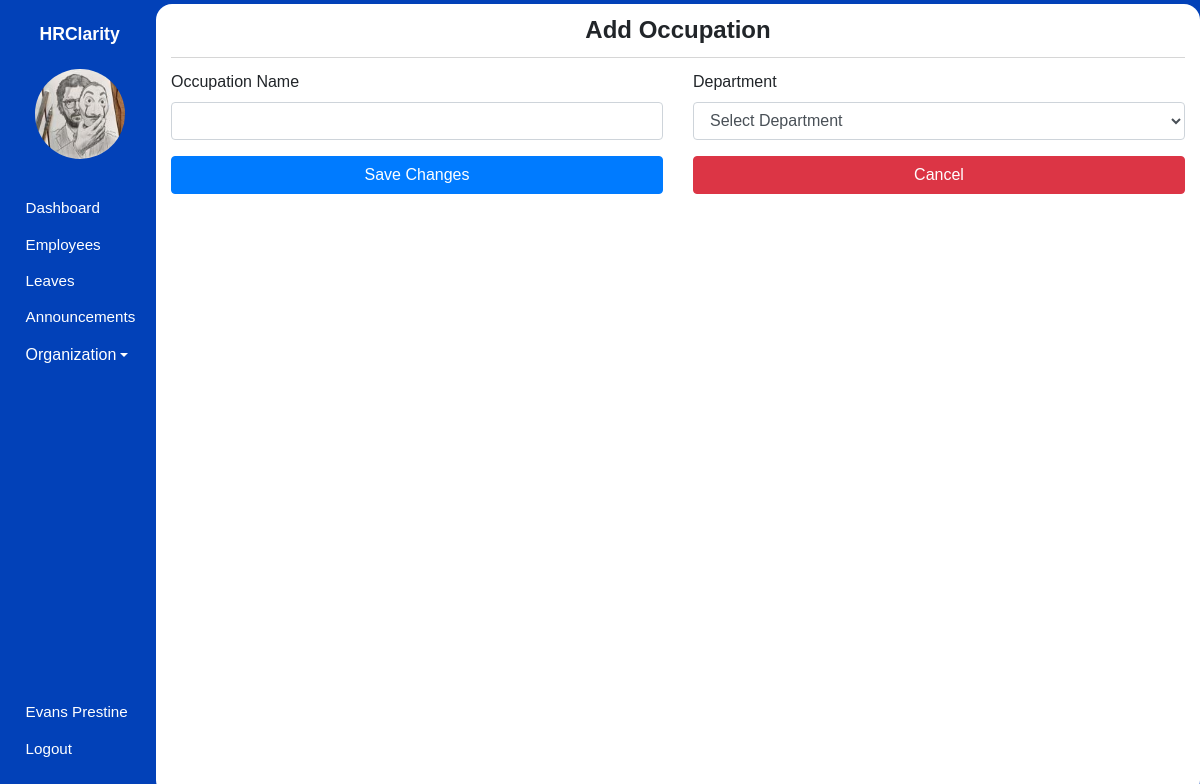
Page /admin/occupations/add (signed in) on the committed database.
### hrms/models.py (models this page shows, shortened)
class User(db.Model, UserMixin):
    id = db.Column(db.Integer, primary_key=True)
    first_name = db.Column(db.String(80), nullable=False)
    last_name = db.Column(db.String(120), nullable=False)
    dob = db.Column(db.Date, nullable=False)
    gender = db.Column(db.String(7), nullable=False)
    email_address = db.Column(db.String(120), nullable=False)
    phone_number = db.Column(db.String(20), nullable=False)
    national_id = db.Column(db.Integer, nullable=False)
    user_level = db.Column(db.Integer, nullable=False, default=1)
    user_type = db.Column(db.String(10), nullable=False, default='employee')
    password = db.Column(db.String(60), nullable=False)
    image_file = db.Column(db.String(20), nullable=False, default='default.jpg')
    leaves = db.relationship('Leave')
    occupation_id = db.Column(db.Integer, db.ForeignKey('occupation.id'), nullable=False)

### hrms/organization/routes.py (the view)
@organization.route('/admin/occupations/add', methods=['GET', 'POST'])
@login_required
def add_occupation():
    form = OccupationForm()
    if form.validate_on_submit():
        occupation = Occupation(name=form.name.data, department_id = form.department_id.data)
        db.session.add(occupation)
        db.session.commit()
        flash('Occupation was added successfully!', 'success')
        return redirect(url_for('organization.occupations'))
    return render_template('admin/add_occupation.html', page_title='Add Occupation', form=form, user=current_user)

### hrms/organization/forms.py
class OccupationForm(FlaskForm):
    name = StringField('Occupation Name', validators=[DataRequired()], render_kw={"class":"form-control"})
    department_id = SelectField('Department', validators=[DataRequired()], render_kw={"class":"form-control"})
    submit = SubmitField('Save Changes', render_kw={"class":"btn btn-primary btn-block"})
    def __init__(self):
        super(OccupationForm, self).__init__()
        departments = Department.query.all()
        self.department_id.choices = [('none_selected', 'Select Department')] + [(str(dept.id), dept.name) for dept in departments]

### hrms/models.py (called while the page is built)
@login_manager.user_loader
def load_user(user_id):
    user = User.query.filter_by(id=user_id).first()
    return user

### hrms/templates/admin/add_occupation.html (shortened to what this page needs)
{% extends "main_layout.html" %} {% block body %}
<section class="app">
  {% include 'admin/aside.html' %}
  <main>
    <div class="main_container container-fluid login">
      <div class="body">
        <form action="" method="post">
          <h1>{{ page_title }}</h1>
          <div class="row">
            <div class="col">
              <div class="form-group">
                {{ form.name.label }} {% if form.name.errors %} {{ form.name }}
                {% for error in form.name.errors %}
                <span class="text-danger">{{ error }}</span>
                {% endfor %} {% else %} {{ form.name }} {% endif %}
              </div>
            </div>
            <div class="col">
              <div class="form-group">
                {{ form.department_id.label }} {% if form.department_id.errors
                %} {{ form.department_id }} {% for error in
                form.department_id.errors %}
                <span class="text-danger">{{ error }}</span>
                {% endfor %} {% else %} {{ form.department_id }} {% endif %}
              </div>
            </div>
          </div>
          <div class="row">
            <div class="col">{{ form.submit }}</div>
            <div class="col">
              <a
                href="{{ url_for('organization.occupations') }}"
                class="btn btn-danger btn-block"
                >Cancel</a
              >
            </div>
          </div>
        </form>
      </div>
    </div>
  </main>
</section>
{% endblock body %}

### hrms/templates/admin/aside.html (shortened to what this page needs)
<aside>
  <h1 class="mt-3">HRClarity</h1>
  <div class="container text-center mt-4">
    <img src="{{ url_for('static', filename='images/profile_pictures/' ~ current_user.image_file ) }}" alt="Employee" class="rounded-circle" width="90" height="90" />
  </div>
  <div class="links">
    <ul>
      <li>
        <a href="{{ url_for('admin.admin_dashboard') }}">
            <span class="icon icon-home"></span>
            <span>Dashboard</span>
        </a>
      </li>
      <li>
        <a href="{{ url_for('admin.employees') }}">
            <span class="icon icon-users"></span>
            <span>Employees</span>
        </a>
      </li>
      <li>
        <a href="{{ url_for('leaves.admin_view_leaves') }}">
            <span class="icon icon-car"></span>
            <span>Leaves</span>
        </a>
      </li>
      <li>
        <a href="{{ url_for('announcements.view_announcements') }}">
            <span class="icon icon-speaker"></span>
            <span>Announcements</span>
        </a>
      </li>
      <li class="nav-item dropdown">
        <a class="dropdown-toggle" data-toggle="dropdown" href="#" role="button" aria-expanded="false"><span class="icon icon-building"></span>Organization</a>
    </li>
    </ul>
    <ul>
      <li>
        <a href="{{ url_for('user.profile_settings', employee_id=current_user.id) }}">
            <span class="icon icon-user"></span>
            <span>{{ user.first_name }} {{ user.last_name }}</span>
        </a>
      </li>
      <li>
        <a href="{{ url_for('user.logout') }}">
            <span class="icon icon-power-off"></span>
            <span>Logout</span>
        </a>
      </li>
    </ul>
  </div>
</aside>

### hrms/static/css/icomoon.css (style rules this page uses)
[class^="icon-"], [class*=" icon-"] { font-family: 'icomoon' !important; speak: none; font-style: normal; font-weight: normal; font-variant: normal; text-transform: none; line-height: 1; -webkit-font-smoothing: antialiased; -moz-osx-font-smoothing: grayscale; }
.icon-user:before { content: "\f007"; }
.icon-power-off:before { content: "\f011"; }
.icon-home:before { content: "\f015"; }
.icon-users:before { content: "\f0c0"; }
.icon-building:before { content: "\f1ad"; }
.icon-car:before { content: "\f1b9"; }
.icon-speaker:before { content: "\e32d"; }

### hrms/static/css/styles.css (style rules this page uses)
* { font-family: sans-serif, Arial, Helvetica; padding: 0; margin: 0; }
form h1 { border-bottom: 1px solid rgb(214, 214, 214); font-size: 1.5em; font-weight: bold; text-align: center; padding: 0.5em 0; margin: 0 0 0.5em; }
.app { background: #0241b8; height: 100vh; display: flex; align-items: center; }
.app aside { width: 13%; height: 100%; padding: 0.5em 0 0.2em 0.2em; color: #fff; }
.app aside h1 { font-size: 1.1em; font-weight: bold; text-align: center; }
.app aside .links ul { list-style: none; }
.app aside .links ul li { margin: 0.1em 0; padding: 6px; }
.app aside .links ul li a { text-decoration: none; color: #ffffff; display: flex; align-items: center; }
.app aside .links ul:nth-of-type(1) { margin: 2em 0; }
.app aside .links ul:nth-of-type(2) { position: absolute; bottom: 1em; }
.app aside .links .icon { margin: 0 0.3em 0 0; }
.app aside .links a span:nth-of-type(2), .app aside .links .icon { font-size: 0.95em; }
.app main { width: 87%; height: 99vh; overflow-y: auto; z-index: 5; }
.app main .main_container { border-radius: 16px; background: #fff; padding-bottom: 12px; height: 100%; overflow: auto; }

### rows in the picture
User: image_file (picture), first_name "Evans", last_name "Prestine"

### other values in the picture
{{ page_title }} "Add Occupation"
